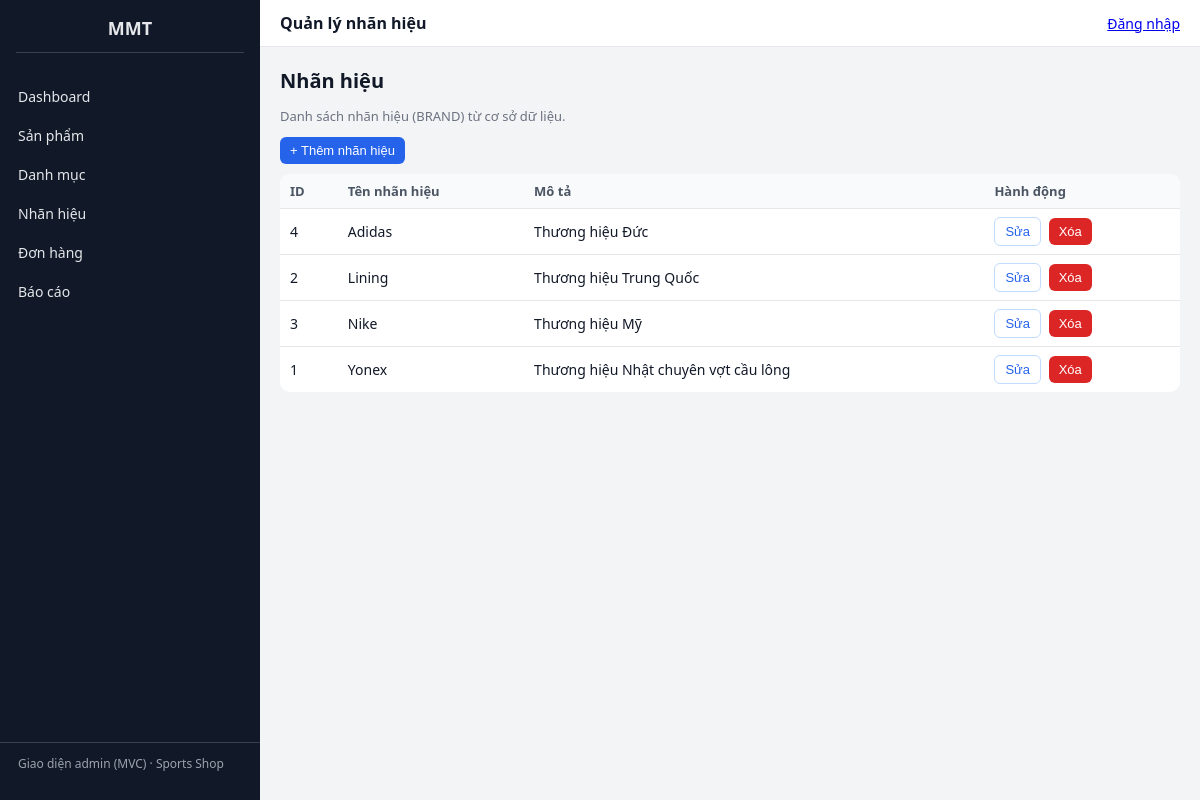
The page /admin.php?c=brand&a=index on the database its author committed.
### tables this page shows
CREATE TABLE brand (
  id          INT AUTO_INCREMENT PRIMARY KEY,
  name        VARCHAR(100) NOT NULL,
  description VARCHAR(255),
  created_at  DATETIME NOT NULL DEFAULT CURRENT_TIMESTAMP,
  updated_at  DATETIME NOT NULL DEFAULT CURRENT_TIMESTAMP ON UPDATE CURRENT_TIMESTAMP
);

### app/controllers/admin/AdminBrandController.php (called while the page is built, shortened)
<?php
require_once __DIR__ . '/../../models/Brand.php';
class AdminBrandController extends Controller
{
    public function index()
    {
        $model  = new Brand();
        $brands = $model->getAll();
        $this->render(
            'admin/brand/index',
            [
                'pageTitle' => 'Quản lý nhãn hiệu',
                'brands'    => $brands,
            ],
            'admin'
        );
    }
}

### app/core/Router.php (called while the page is built, shortened)
<?php
class Router
{
    public static function dispatch(array $routes, string $defaultController, string $defaultAction)
    {
        $actionName    = $_GET['a'] ?? $defaultAction;
        $controller = new $className();
        $controller->$actionName();
    }
}

### public/admin.php (called while the page is built)
<?php
require_once __DIR__ . '/../app/core/Router.php';
$routes = [
    'dashboard' => 'admin/AdminDashboardController',
    'product'   => 'admin/AdminProductController',
    'category'  => 'admin/AdminCategoryController',
    'brand'     => 'admin/AdminBrandController',
    'order'     => 'admin/AdminOrderController',
    'report'    => 'admin/AdminReportController',
];
Router::dispatch($routes, 'dashboard', 'index');

### app/config/db.php (called while the page is built)
<?php
class Database
{
    private static ?PDO $instance = null;
    public static function getConnection(): PDO
    {
        if (self::$instance === null) {
            $host = 'localhost';
            $port = '3306';
            $db   = 'sports_shop';
            $user = 'root';
            $pass = '';
            $dsn = "mysql:host=$host;port=$port;dbname=$db;charset=utf8mb4";
            self::$instance = new PDO($dsn, $user, $pass, [
                PDO::ATTR_ERRMODE            => PDO::ERRMODE_EXCEPTION,
                PDO::ATTR_DEFAULT_FETCH_MODE => PDO::FETCH_ASSOC,
            ]);
        }
        return self::$instance;
    }
}

### app/models/BaseModel.php (called while the page is built, shortened)
<?php
require_once __DIR__ . '/../config/db.php';
class BaseModel
{
    public function __construct()
    {
        $this->db = Database::getConnection();
    }
}

### app/models/Brand.php (called while the page is built, shortened)
<?php
require_once __DIR__ . '/BaseModel.php';
class Brand extends BaseModel
{
    public function getAll(): array
    {
        $sql = "SELECT * FROM brand ORDER BY name";
        return $this->db->query($sql)->fetchAll();
    }
}

### app/views/admin/brand/index.php (the view, shortened to what this page needs)
<h2>Nhãn hiệu</h2>
<p class="muted">Danh sách nhãn hiệu (BRAND) từ cơ sở dữ liệu.</p>
<div class="form-actions" style="justify-content:flex-start; margin-bottom:10px;">
    <button class="btn btn-primary"
            onclick="window.location='admin.php?c=brand&a=create'">
        + Thêm nhãn hiệu
    </button>
</div>
<div style="overflow-x:auto;">
    <table>
        <thead>
        <tr>
            <th>ID</th>
            <th>Tên nhãn hiệu</th>
            <th>Mô tả</th>
            <th>Hành động</th>
        </tr>
        </thead>
        <tbody>
        <?php if (!empty($brands)): ?>
            <?php foreach ($brands as $b): ?>
                <tr>
                    <td><?php echo $b['id']; ?></td>
                    <td><?php echo htmlspecialchars($b['name']); ?></td>
                    <td><?php echo htmlspecialchars($b['description'] ?? ''); ?></td>
                    <td>
                        <button class="btn btn-outline"
                                onclick="window.location='admin.php?c=brand&a=edit&id=<?php echo $b['id']; ?>'">
                            Sửa
                        </button>
                        <button class="btn btn-danger"
                                onclick="if(confirm('Xóa nhãn hiệu <?php echo htmlspecialchars($b['name']); ?>?')) window.location='admin.php?c=brand&a=delete&id=<?php echo $b['id']; ?>';">
                            Xóa
                        </button>
                    </td>
                </tr>
            <?php endforeach; ?>
        <?php else: ?>
            <tr><td colspan="4">Chưa có nhãn hiệu nào.</td></tr>
        <?php endif; ?>
        </tbody>
    </table>
</div>

### public/assets/css/admin.css (style rules this page uses)
* { box-sizing: border-box; }
body { margin: 0; font-family: system-ui, -apple-system, BlinkMacSystemFont, "Segoe UI", sans-serif; background: #f3f4f6; color: #111827; }
h2 { margin-top: 0; font-size: 20px; margin-bottom: 12px; }
.muted { font-size: 13px; color: #6b7280; margin-bottom: 10px; }
table { width: 100%; border-collapse: collapse; background: #ffffff; border-radius: 10px; overflow: hidden; font-size: 14px; }
thead { background: #f9fafb; }
th, td { padding: 8px 10px; border-bottom: 1px solid #e5e7eb; text-align: left; }
th { font-weight: 600; color: #4b5563; font-size: 13px; }
tr:last-child td { border-bottom: none; }
.btn { display: inline-flex; align-items: center; justify-content: center; padding: 6px 10px; border-radius: 6px; border: none; font-size: 13px; cursor: pointer; white-space: nowrap; }
.btn + .btn { margin-left: 4px; }
.btn-primary { background: #2563eb; color: #fff; }
.btn-outline { background: transparent; color: #2563eb; border: 1px solid #bfdbfe; }
.btn-danger { background: #dc2626; color: #fff; }
.form-actions { margin-top: 12px; display: flex; justify-content: flex-end; gap: 8px; }

### rows shown on the page
brand: id "4", name "Adidas", description "Thương hiệu Đức"
brand: id "2", name "Lining", description "Thương hiệu Trung Quốc"
brand: id "3", name "Nike", description "Thương hiệu Mỹ"
brand: id "1", name "Yonex", description "Thương hiệu Nhật chuyên vợt cầu lông"

### other values the page prints
$pageTitle "Quản lý nhãn hiệu"
